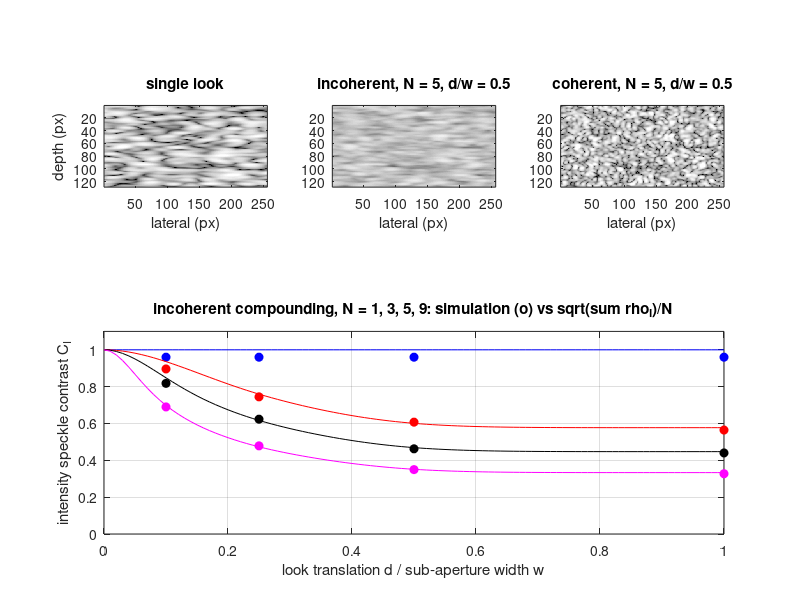

MATLAB code for this plot:
%% m26_compounding_speckle.m  --  incoherent vs coherent compounding of speckle looks
% Purpose : N looks of the same scatterers from sub-apertures of width w whose centres are
%           translated by d (all focused at the same point). In k-space each look keeps the
%           same axial band and a lateral coarray triangle shifted by 2d (in aperture units).
%           Field correlation between looks = overlap of the two triangles:
%             rho_F(s) = 1 - 1.5 s^2 + 0.75 s^3 (s <= 1),  (2 - s)^3 / 4 (1 < s < 2),  s = 2 d / w
%           Intensity correlation rho_I = rho_F^2. Summing intensities of N looks gives
%             C_I = sqrt(sum_ij rho_I(i,j)) / N,   N_eff = N^2 / sum_ij rho_I(i,j)
%           Coherent summation (IQ) widens the k-space support: finer speckle, but it is
%           still circular Gaussian, so envelope SNR0 stays 1.91 for any N.
% Change  : Nlist, dwlist (d/w), grid.
% Expect  : d/w >= 0.5 makes looks almost independent (rho_I <= 0.06): C_I ~ 1/sqrt(N);
%           coherent SNR0 = 1.91 +- 0.03 for every case; coherent lateral speckle shrinks.
% Base MATLAB only; runs in MATLAB R2019b+ and GNU Octave 8.
rng(1);
Nz = 128;  Nx = 512;                           % grid (pixels); lateral unit = 1 pixel
ux = [0:Nx/2-1, -Nx/2:-1] / Nx;                % lateral frequency (cycles/pixel)
uz = [0:Nz/2-1, -Nz/2:-1]' / Nz;
U  = 1/32;                                     % coarray half-width of one look (cycles/pixel)
Hz = exp(-uz.^2 / (2*0.08^2));                 % axial band (Gaussian)
tri = @(u, c0) max(0, 1 - abs(u - c0)/U);
rhoF = @(s) (abs(s) <= 1).*(1 - 1.5*s.^2 + 0.75*abs(s).^3) + (abs(s) > 1 & abs(s) < 2).*(2 - abs(s)).^3/4;
acfx = @(I) mean(real(ifft(abs(fft(bsxfun(@minus, I, mean(I, 2)), [], 2)).^2, [], 2)), 1);
fw = @(p) 2*((find(p/p(1) < 0.5, 1) - 2) + (p(find(p/p(1) < 0.5, 1) - 1)/p(1) - 0.5) / ...
          ((p(find(p/p(1) < 0.5, 1) - 1) - p(find(p/p(1) < 0.5, 1)))/p(1)));
W = (randn(Nz, Nx) + 1i*randn(Nz, Nx)) / sqrt(2);
S = fft2(W);
single_look = ifft2(S .* (Hz * tri(ux, 0)));
w1 = fw(acfx(abs(single_look).^2));

Nlist = [1 3 5 9];  dwlist = [0.1 0.25 0.5 1.0];
fprintf('single look: SNR0 %.3f, lateral speckle FWHM %.1f px\n', mean(abs(single_look(:)))/std(abs(single_look(:))), w1);
fprintf('  N  d/w  | incoh. intensity C_I  meas / theory  N_eff | incoh. env SNR0 | coherent SNR0  lat. FWHM (px)\n');
res = zeros(numel(Nlist), numel(dwlist), 3);
for a = 1:numel(Nlist)
    N = Nlist(a);
    for b = 1:numel(dwlist)
        s = 2*dwlist(b);  ctr = ((0:N-1) - (N-1)/2) * s * U;
        Isum = 0;  Asum = 0;  Zsum = 0;
        for k = 1:N
            zk = ifft2(S .* (Hz * tri(ux, ctr(k))));
            Isum = Isum + abs(zk).^2;  Asum = Asum + abs(zk);  Zsum = Zsum + zk;
        end
        [ii, jj] = meshgrid(1:N);
        rhoI = rhoF((ii - jj)*s).^2;
        Cth = sqrt(sum(rhoI(:)))/N;  Neff = N^2/sum(rhoI(:));
        Cm = std(Isum(:))/mean(Isum(:));
        snrA = mean(Asum(:))/std(Asum(:));
        snrC = mean(abs(Zsum(:)))/std(abs(Zsum(:)));
        wc = fw(acfx(abs(Zsum).^2));
        res(a, b, :) = [Cm Cth snrC];
        fprintf('%3d  %4.2f |      %5.3f / %5.3f    %5.2f |     %5.3f       |    %5.3f       %5.1f\n', ...
            N, dwlist(b), Cm, Cth, Neff, snrA, snrC, wc);
        if N == 5 && dwlist(b) == 0.5, Iinc = Asum; Icoh = abs(Zsum); end
    end
end
fprintf('limit for independent looks: C_I = 1/sqrt(N); envelope SNR0 -> 1.91*sqrt(N)\n');

%% Figure
figure('Position', [60 60 1150 420]);
show = @(A) 20*log10(A/mean(A(:)));
xr = 1:256;
subplot(2,3,1); imagesc(show(abs(single_look(:, xr))), [-25 8]); colormap(gray); axis image; title('single look'); xlabel('lateral (px)'); ylabel('depth (px)');
subplot(2,3,2); imagesc(show(Iinc(:, xr)), [-25 8]); axis image; title('incoherent, N = 5, d/w = 0.5'); xlabel('lateral (px)');
subplot(2,3,3); imagesc(show(Icoh(:, xr)), [-25 8]); axis image; title('coherent, N = 5, d/w = 0.5'); xlabel('lateral (px)');
subplot(2,3,[4 5 6]);
cols = 'brkm';
for a = 1:numel(Nlist)
    plot(dwlist, squeeze(res(a,:,1)), [cols(a) 'o'], 'MarkerFaceColor', cols(a)); hold on;
    dg = linspace(0, 1, 101);  th = zeros(size(dg));
    for q = 1:numel(dg)
        [ii, jj] = meshgrid(1:Nlist(a));  r = rhoF((ii - jj)*2*dg(q)).^2;  th(q) = sqrt(sum(r(:)))/Nlist(a);
    end
    plot(dg, th, [cols(a) '-']);
end
xlabel('look translation d / sub-aperture width w'); ylabel('intensity speckle contrast C_I');
title('incoherent compounding, N = 1, 3, 5, 9: simulation (o) vs sqrt(sum rho_I)/N'); grid on; ylim([0 1.1]);
